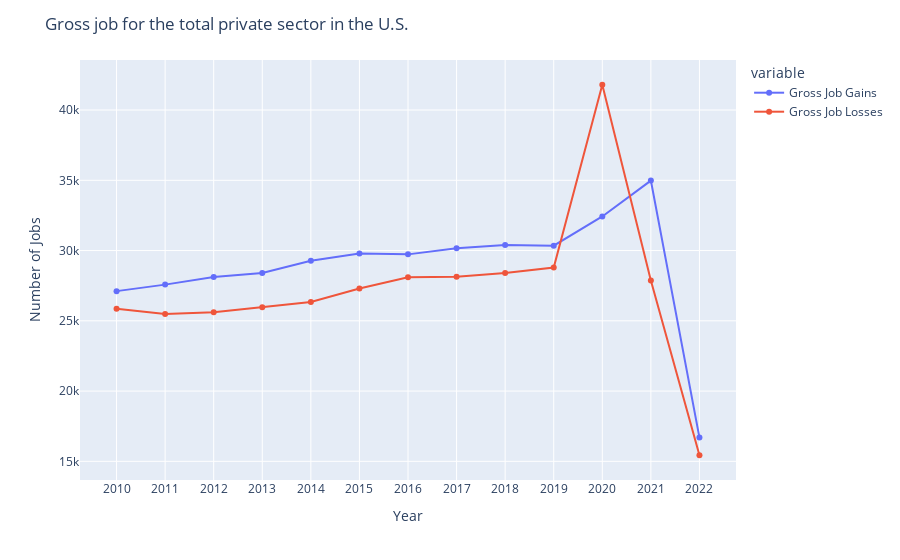

Notebook code cell kept with this figure:
### Code cell
#https://data.bls.gov/timeseries/CUSR0000SA0&output_view=pct_1mth
    
fig_infl = px.line(new_bed_df_pivot, x='year', y=['Gross Job Gains', 'Gross Job Losses'])
fig_infl.update_traces(mode='lines+markers', hovertemplate='Year=%{x}<br>Value=%{y:.0f}<extra></extra>')
fig_infl.update_layout(title='Gross job for the total private sector in the U.S.',
                  xaxis_title='Year', yaxis_title='Number of Jobs', hovermode='x')
pio.write_html(fig_infl, file='fig_infl_plot.html', auto_open=True)
fig_infl.show()

### Figure 1 — Plotly figure (JSON) as saved in the notebook; plotly's stock layout.template omitted (floating-point values rounded to 4 significant figures)
{"data": [{"hovertemplate": "Year=%{x}<br>Value=%{y:.0f}<extra></extra>", "legendgroup": "Gross Job Gains", "line": {"color": "#636efa", "dash": "solid"}, "marker": {"symbol": "circle"}, "mode": "lines+markers", "name": "Gross Job Gains", "orientation": "v", "showlegend": true, "type": "scatter", "x": ["2010", "2011", "2012", "2013", "2014", "2015", "2016", "2017", "2018", "2019", "2020", "2021", "2022"], "xaxis": "x", "y": [27113, 27576, 28122, 28406, 29271, 29787, 29729, 30166, 30394, 30346, 32425, 34980, 16691], "yaxis": "y"}, {"hovertemplate": "Year=%{x}<br>Value=%{y:.0f}<extra></extra>", "legendgroup": "Gross Job Losses", "line": {"color": "#EF553B", "dash": "solid"}, "marker": {"symbol": "circle"}, "mode": "lines+markers", "name": "Gross Job Losses", "orientation": "v", "showlegend": true, "type": "scatter", "x": ["2010", "2011", "2012", "2013", "2014", "2015", "2016", "2017", "2018", "2019", "2020", "2021", "2022"], "xaxis": "x", "y": [25859, 25484, 25611, 25967, 26342, 27303, 28106, 28145, 28402, 28788, 41800, 27868, 15433], "yaxis": "y"}], "layout": {"hovermode": "x", "legend": {"title": {"text": "variable"}, "tracegroupgap": 0}, "margin": {"t": 60}, "title": {"text": "Gross job for the total private sector in the U.S."}, "xaxis": {"anchor": "y", "domain": [0, 1], "title": {"text": "Year"}}, "yaxis": {"anchor": "x", "domain": [0, 1], "title": {"text": "Number of Jobs"}}}}
